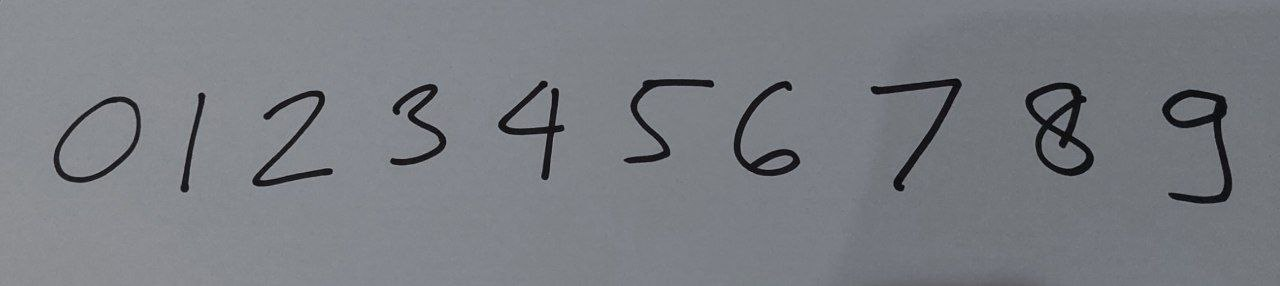
#> input picture images/handwritten-numbers.jpg, 1280 x 286 px
$ jupyter execute --allow-errors 425-ocr-pt-handwriting.ipynb
#> lines starting #> are read from the running program, lines starting #| are printed output that depends on the picture; after the words box and inside, x2 and y2 are one past the last pixel; in counts of white or black regions, pixels touching at a corner belong together
[cell 1]
import cv2
import imutils
from imutils.contours import sort_contours
import matplotlib.pyplot as plt
import numpy as np
import torch
import torch.nn as nn
from torchvision import transforms
from torchvision.models import resnet50


# PATH = 'images/numbers.jpg'
PATH = 'images/handwritten-numbers.jpg'

MODEL = 'resnet50.pth'

GREEN = (0, 255, 0)
THICKNESS = 2
FONT_SCALE = 1.5
RESNET_SIZE = 32 # pixel


def cv2_imshow(img):
    img_rgb = cv2.cvtColor(img, cv2.COLOR_BGR2RGB)
    plt.imshow(img_rgb)


image = cv2.imread(PATH)
#> image is the input picture: shape (286, 1280, 3); mean B, G, R 130.4, 124.8, 122
cv2_imshow(image)

[cell 2]
gray = cv2.cvtColor(image, cv2.COLOR_BGR2GRAY)
cv2_imshow(gray)

[cell 3]
_, thresh = cv2.threshold(gray, 100, 255, cv2.THRESH_BINARY_INV | cv2.THRESH_OTSU)
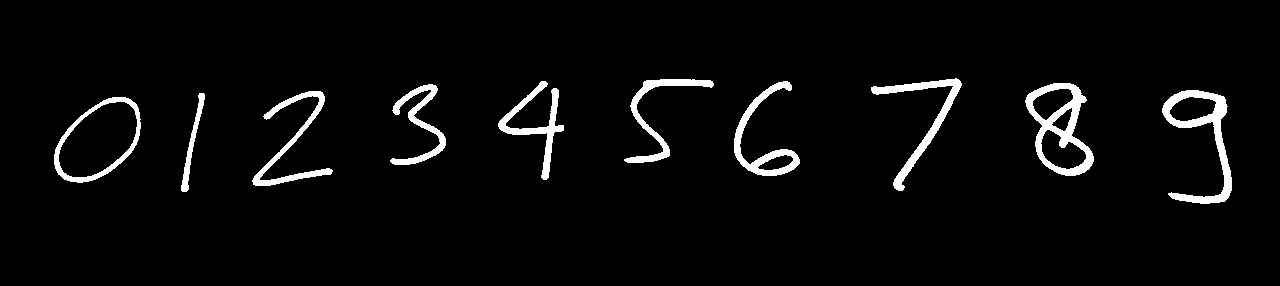
#> thresh: shape (286, 1280); 3.9% white; 10 white regions, largest, box (x1, y1, x2, y2) and area: (1025, 83, 1094, 176) 2226, (1162, 90, 1232, 204) 2130, (871, 78, 962, 191) 1590
cv2_imshow(thresh)

[cell 4]
kernel = np.ones((3, 3), np.uint8)
dilate = cv2.morphologyEx(thresh, cv2.MORPH_DILATE, kernel, iterations=2)
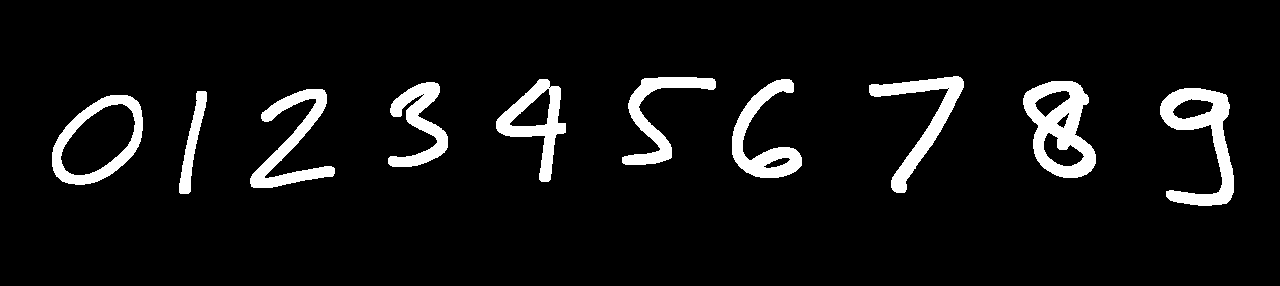
#> dilate: shape (286, 1280); 7% white; 10 white regions, largest, box (x1, y1, x2, y2) and area: (1023, 81, 1096, 178) 3731, (1160, 88, 1234, 206) 3437, (250, 89, 335, 188) 2747
cv2_imshow(dilate)
#> in cv2_imshow (call 4), `img_rgb = cv2.cvtColor(img, cv2.COLOR_BGR2RGB)`: img_rgb: shape (286, 1280, 3); 7% white; 10 white regions

[cell 5]
BLACK = (0, 0, 0)

contours = cv2.findContours(dilate, cv2.RETR_EXTERNAL,
                               cv2.CHAIN_APPROX_SIMPLE)
#> contours = 10 contours; largest, box (x1, y1, x2, y2) and area: (52, 95, 143, 185) 5754, (1023, 81, 1096, 178) 4814, (1160, 88, 1234, 206) 3756, (496, 79, 566, 182) 3059, (732, 79, 802, 178) 2542
contours = imutils.grab_contours(contours)
contours = sort_contours(contours, method='left-to-right')[0]

chars = []
for contour in contours:
    # extract x, y, width, height
    (x, y, w, h) = cv2.boundingRect(contour)

    if (w < 5 or w > 100):
        continue

    if (h < 15 or h > 120):
        continue

    roi = dilate[y:y+h, x:x+w]

    SIZE = 20

    padded = cv2.copyMakeBorder(
        roi, top=SIZE, bottom=SIZE, left=SIZE, right=SIZE,
        borderType=cv2.BORDER_CONSTANT, value=BLACK)

    padded = cv2.resize(padded, (32, 32))

    chars.append((padded, (x, y, w, h)))
#> this loop made 10 passes
#> (x, y, w, h) on passes 1 to 10: (52, 95, 91, 90), (179, 91, 28, 103), (250, 89, 85, 99), (388, 82, 60, 85), (496, 79, 70, 103), (622, 77, 94, 88), (732, 79, 70, 99), (869, 76, 95, 117), (1023, 81, 73, 97), (1160, 88, 74, 118)
#> pass 1, `roi = dilate[y:y+h, x:x+w]`:
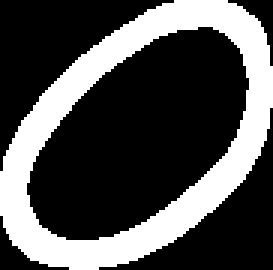
#> roi: shape (90, 91) (shown 3 times larger); 30.9% white; 1 white region, box (x1, y1, x2, y2) and area: (0, 0, 91, 90) 2527
#> pass 1, `padded = cv2.copyMakeBorder( roi, top=SIZE, bottom=SIZE, left=SIZE, ri..`:
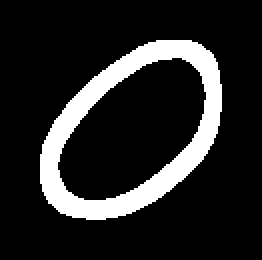
#> padded: shape (130, 131) (shown 2 times larger); 14.8% white; 1 white region, box (x1, y1, x2, y2) and area: (20, 20, 111, 110) 2527
#> pass 1, `padded = cv2.resize(padded, (32, 32))`:
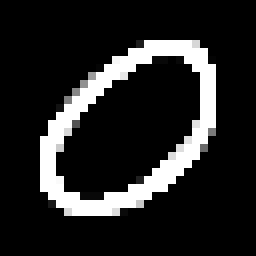
#> padded: shape (32, 32) (shown 8 times larger); min 0, max 255, mean 37.2
#> pass 2, `roi = dilate[y:y+h, x:x+w]`:
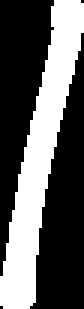
#> roi: shape (103, 28) (shown 3 times larger); 36.9% white; 1 white region, box (x1, y1, x2, y2) and area: (0, 0, 28, 103) 1063
#> after the loop:
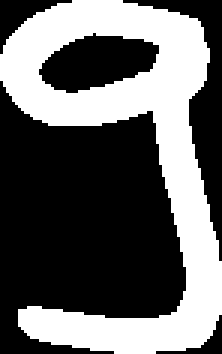
#> roi: shape (118, 74) (shown 3 times larger); 39.4% white; 1 white region, box (x1, y1, x2, y2) and area: (0, 0, 74, 118) 3437
#> after the loop, chars = 10 items

print("chars:", len(chars))
#| chars: 10


def imshow(fig, img, title="", row=None, column=None, counter=None):
    if row and column and counter:
        fig.add_subplot(row, column, counter).set_title(title)
    plt.axis("off")
    plt.imshow(cv2.cvtColor(img, cv2.COLOR_BGR2RGB))


fig = plt.figure()
fig.subplots_adjust(wspace=0.1, hspace=0)

for i, (img, bbox) in enumerate(chars):
    imshow(fig, img, i, 2, 5, i+1)
#> this loop made 10 passes

plt.show()
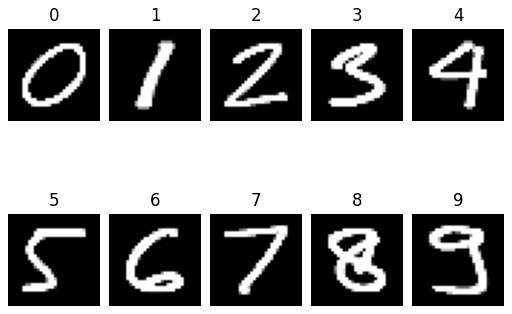
#> figure drawn by matplotlib, 10 panels
